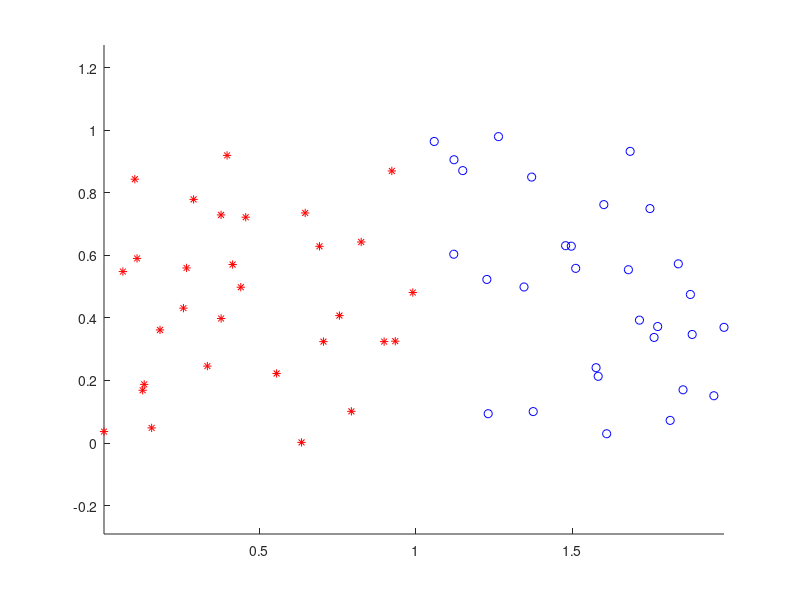

The MATLAB script that drew this image: (Note: this script raises an error after producing the figure.)

% Section 1
n1 = 30;
train_data_class1 = rand(n1,2);
n2 = 30;
train_data_class2 = rand(n2,2) + ones(n2,2)*[1 0; 0 0];
train_data = [train_data_class1; train_data_class2];
train_label(1:n1) = 1;
train_label(n1+1:n1+n2) = 2;

% Section 2
figure(1); clf; hold all; axis equal;
plot(train_data(1:n1,1), train_data(1:n1,2), 'r*');
plot(train_data(n1+1:n1+n2,1), train_data(n1+1:n1+n2,2), 'bo');

% Section 3
n1 = 100;
test_data_class1 = rand(n1,2);
n2 = 100;
test_data_class2 = rand(n2,2) + ones(n2,2)*[1 0; 0 0];
test_data = [test_data_class1; test_data_class2];
test_label(1:n1) = 1;
test_label(n1+1:n1+n2) = 2;

% Section 4
knnClassify(train_data, train_label, test_data, 5)
